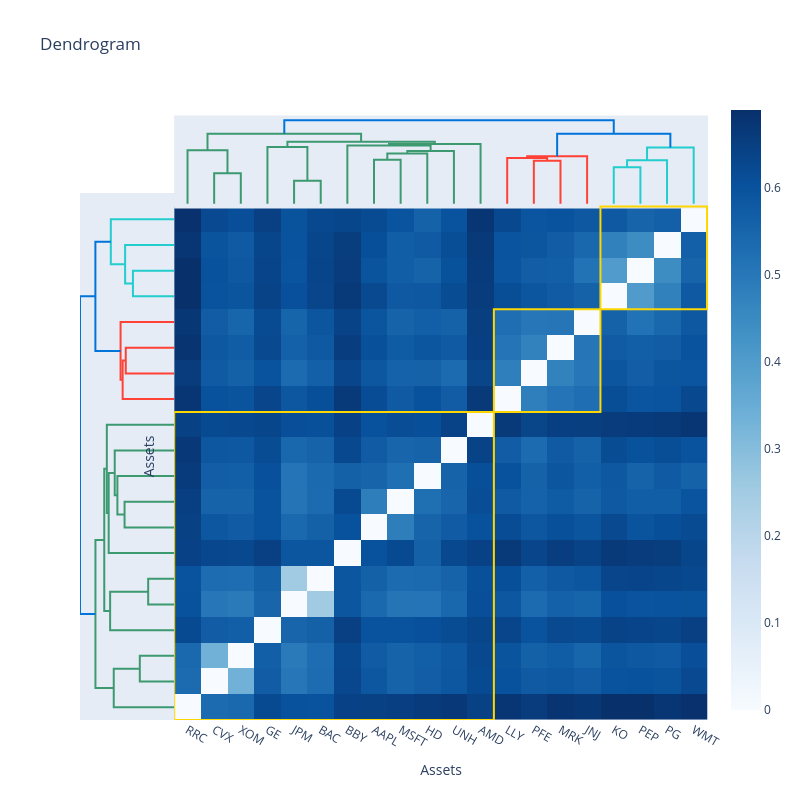

The notebook cell this image was saved under:
### Code cell
fig = model1.hierarchical_clustering_estimator_.plot_dendrogram()
show(fig)

### Figure 1 — Plotly figure (JSON) as saved in the notebook; plotly's stock layout.template omitted (floating-point values rounded to 4 significant figures; data arrays with more than 128 entries replaced by an {"elided": "..."} marker saying what was removed)
{"data": [{"hoverinfo": "text", "marker": {"color": "rgb(61,153,112)"}, "mode": "lines", "type": "scatter", "x": [15, 15, 25, 25], "xaxis": "x", "y": [0, 0.3351, 0.3351, 0], "yaxis": "y2"}, {"hoverinfo": "text", "marker": {"color": "rgb(61,153,112)"}, "mode": "lines", "type": "scatter", "x": [5, 5, 20, 20], "xaxis": "x", "y": [0, 0.589, 0.589, 0.3351], "yaxis": "y2"}, {"hoverinfo": "text", "marker": {"color": "rgb(61,153,112)"}, "mode": "lines", "type": "scatter", "x": [45, 45, 55, 55], "xaxis": "x", "y": [0, 0.2535, 0.2535, 0], "yaxis": "y2"}, {"hoverinfo": "text", "marker": {"color": "rgb(61,153,112)"}, "mode": "lines", "type": "scatter", "x": [35, 35, 50, 50], "xaxis": "x", "y": [0, 0.6241, 0.6241, 0.2535], "yaxis": "y2"}, {"hoverinfo": "text", "marker": {"color": "rgb(61,153,112)"}, "mode": "lines", "type": "scatter", "x": [75, 75, 85, 85], "xaxis": "x", "y": [0, 0.4836, 0.4836, 0], "yaxis": "y2"}, {"hoverinfo": "text", "marker": {"color": "rgb(61,153,112)"}, "mode": "lines", "type": "scatter", "x": [80, 80, 95, 95], "xaxis": "x", "y": [0.4836, 0.5533, 0.5533, 0], "yaxis": "y2"}, {"hoverinfo": "text", "marker": {"color": "rgb(61,153,112)"}, "mode": "lines", "type": "scatter", "x": [87.5, 87.5, 105, 105], "xaxis": "x", "y": [0.5533, 0.5794, 0.5794, 0], "yaxis": "y2"}, {"hoverinfo": "text", "marker": {"color": "rgb(61,153,112)"}, "mode": "lines", "type": "scatter", "x": [65, 65, 96.25, 96.25], "xaxis": "x", "y": [0, 0.6383, 0.6383, 0.5794], "yaxis": "y2"}, {"hoverinfo": "text", "marker": {"color": "rgb(61,153,112)"}, "mode": "lines", "type": "scatter", "x": [80.62, 80.62, 115, 115], "xaxis": "x", "y": [0.6383, 0.6563, 0.6563, 0], "yaxis": "y2"}, {"hoverinfo": "text", "marker": {"color": "rgb(61,153,112)"}, "mode": "lines", "type": "scatter", "x": [42.5, 42.5, 97.81, 97.81], "xaxis": "x", "y": [0.6241, 0.6813, 0.6813, 0.6563], "yaxis": "y2"}, {"hoverinfo": "text", "marker": {"color": "rgb(61,153,112)"}, "mode": "lines", "type": "scatter", "x": [12.5, 12.5, 70.16, 70.16], "xaxis": "x", "y": [0.589, 0.7671, 0.7671, 0.6813], "yaxis": "y2"}, {"hoverinfo": "text", "marker": {"color": "rgb(255,65,54)"}, "mode": "lines", "type": "scatter", "x": [135, 135, 145, 145], "xaxis": "x", "y": [0, 0.472, 0.472, 0], "yaxis": "y2"}, {"hoverinfo": "text", "marker": {"color": "rgb(255,65,54)"}, "mode": "lines", "type": "scatter", "x": [125, 125, 140, 140], "xaxis": "x", "y": [0, 0.5022, 0.5022, 0.472], "yaxis": "y2"}, {"hoverinfo": "text", "marker": {"color": "rgb(255,65,54)"}, "mode": "lines", "type": "scatter", "x": [132.5, 132.5, 155, 155], "xaxis": "x", "y": [0.5022, 0.5223, 0.5223, 0], "yaxis": "y2"}, {"hoverinfo": "text", "marker": {"color": "rgb(35,205,205)"}, "mode": "lines", "type": "scatter", "x": [165, 165, 175, 175], "xaxis": "x", "y": [0, 0.402, 0.402, 0], "yaxis": "y2"}, {"hoverinfo": "text", "marker": {"color": "rgb(35,205,205)"}, "mode": "lines", "type": "scatter", "x": [170, 170, 185, 185], "xaxis": "x", "y": [0.402, 0.4781, 0.4781, 0], "yaxis": "y2"}, {"hoverinfo": "text", "marker": {"color": "rgb(35,205,205)"}, "mode": "lines", "type": "scatter", "x": [177.5, 177.5, 195, 195], "xaxis": "x", "y": [0.4781, 0.6175, 0.6175, 0], "yaxis": "y2"}, {"hoverinfo": "text", "marker": {"color": "rgb(0,116,217)"}, "mode": "lines", "type": "scatter", "x": [143.8, 143.8, 186.2, 186.2], "xaxis": "x", "y": [0.5223, 0.7677, 0.7677, 0.6175], "yaxis": "y2"}, {"hoverinfo": "text", "marker": {"color": "rgb(0,116,217)"}, "mode": "lines", "type": "scatter", "x": [41.33, 41.33, 165, 165], "xaxis": "x", "y": [0.7671, 0.9176, 0.9176, 0.7677], "yaxis": "y2"}, {"hoverinfo": "text", "marker": {"color": "rgb(61,153,112)"}, "mode": "lines", "type": "scatter", "x": [0, -0.3351, -0.3351, 0], "xaxis": "x2", "y": [15, 15, 25, 25], "yaxis": "y"}, {"hoverinfo": "text", "marker": {"color": "rgb(61,153,112)"}, "mode": "lines", "type": "scatter", "x": [0, -0.589, -0.589, -0.3351], "xaxis": "x2", "y": [5, 5, 20, 20], "yaxis": "y"}, {"hoverinfo": "text", "marker": {"color": "rgb(61,153,112)"}, "mode": "lines", "type": "scatter", "x": [0, -0.2535, -0.2535, 0], "xaxis": "x2", "y": [45, 45, 55, 55], "yaxis": "y"}, {"hoverinfo": "text", "marker": {"color": "rgb(61,153,112)"}, "mode": "lines", "type": "scatter", "x": [0, -0.6241, -0.6241, -0.2535], "xaxis": "x2", "y": [35, 35, 50, 50], "yaxis": "y"}, {"hoverinfo": "text", "marker": {"color": "rgb(61,153,112)"}, "mode": "lines", "type": "scatter", "x": [0, -0.4836, -0.4836, 0], "xaxis": "x2", "y": [75, 75, 85, 85], "yaxis": "y"}, {"hoverinfo": "text", "marker": {"color": "rgb(61,153,112)"}, "mode": "lines", "type": "scatter", "x": [-0.4836, -0.5533, -0.5533, 0], "xaxis": "x2", "y": [80, 80, 95, 95], "yaxis": "y"}, {"hoverinfo": "text", "marker": {"color": "rgb(61,153,112)"}, "mode": "lines", "type": "scatter", "x": [-0.5533, -0.5794, -0.5794, 0], "xaxis": "x2", "y": [87.5, 87.5, 105, 105], "yaxis": "y"}, {"hoverinfo": "text", "marker": {"color": "rgb(61,153,112)"}, "mode": "lines", "type": "scatter", "x": [0, -0.6383, -0.6383, -0.5794], "xaxis": "x2", "y": [65, 65, 96.25, 96.25], "yaxis": "y"}, {"hoverinfo": "text", "marker": {"color": "rgb(61,153,112)"}, "mode": "lines", "type": "scatter", "x": [-0.6383, -0.6563, -0.6563, 0], "xaxis": "x2", "y": [80.62, 80.62, 115, 115], "yaxis": "y"}, {"hoverinfo": "text", "marker": {"color": "rgb(61,153,112)"}, "mode": "lines", "type": "scatter", "x": [-0.6241, -0.6813, -0.6813, -0.6563], "xaxis": "x2", "y": [42.5, 42.5, 97.81, 97.81], "yaxis": "y"}, {"hoverinfo": "text", "marker": {"color": "rgb(61,153,112)"}, "mode": "lines", "type": "scatter", "x": [-0.589, -0.7671, -0.7671, -0.6813], "xaxis": "x2", "y": [12.5, 12.5, 70.16, 70.16], "yaxis": "y"}, {"hoverinfo": "text", "marker": {"color": "rgb(255,65,54)"}, "mode": "lines", "type": "scatter", "x": [0, -0.472, -0.472, 0], "xaxis": "x2", "y": [135, 135, 145, 145], "yaxis": "y"}, {"hoverinfo": "text", "marker": {"color": "rgb(255,65,54)"}, "mode": "lines", "type": "scatter", "x": [0, -0.5022, -0.5022, -0.472], "xaxis": "x2", "y": [125, 125, 140, 140], "yaxis": "y"}, {"hoverinfo": "text", "marker": {"color": "rgb(255,65,54)"}, "mode": "lines", "type": "scatter", "x": [-0.5022, -0.5223, -0.5223, 0], "xaxis": "x2", "y": [132.5, 132.5, 155, 155], "yaxis": "y"}, {"hoverinfo": "text", "marker": {"color": "rgb(35,205,205)"}, "mode": "lines", "type": "scatter", "x": [0, -0.402, -0.402, 0], "xaxis": "x2", "y": [165, 165, 175, 175], "yaxis": "y"}, {"hoverinfo": "text", "marker": {"color": "rgb(35,205,205)"}, "mode": "lines", "type": "scatter", "x": [-0.402, -0.4781, -0.4781, 0], "xaxis": "x2", "y": [170, 170, 185, 185], "yaxis": "y"}, {"hoverinfo": "text", "marker": {"color": "rgb(35,205,205)"}, "mode": "lines", "type": "scatter", "x": [-0.4781, -0.6175, -0.6175, 0], "xaxis": "x2", "y": [177.5, 177.5, 195, 195], "yaxis": "y"}, {"hoverinfo": "text", "marker": {"color": "rgb(0,116,217)"}, "mode": "lines", "type": "scatter", "x": [-0.5223, -0.7677, -0.7677, -0.6175], "xaxis": "x2", "y": [143.8, 143.8, 186.2, 186.2], "yaxis": "y"}, {"hoverinfo": "text", "marker": {"color": "rgb(0,116,217)"}, "mode": "lines", "type": "scatter", "x": [-0.7671, -0.9176, -0.9176, -0.7677], "xaxis": "x2", "y": [41.33, 41.33, 165, 165], "yaxis": "y"}, {"colorscale": [[0, "rgb(247,251,255)"], [0.125, "rgb(222,235,247)"], [0.25, "rgb(198,219,239)"], [0.375, "rgb(158,202,225)"], [0.5, "rgb(107,174,214)"], [0.625, "rgb(66,146,198)"], [0.75, "rgb(33,113,181)"], [0.875, "rgb(8,81,156)"], [1, "rgb(8,48,107)"]], "name": "", "type": "heatmap", "x": [5, 15, 25, 35, 45, 55, 65, 75, 85, 95, 105, 115, 125, 135, 145, 155, 165, 175, 185, 195], "y": [5, 15, 25, 35, 45, 55, 65, 75, 85, 95, 105, 115, 125, 135, 145, 155, 165, 175, 185, 195], "z": {"elided": "20x20 float values"}}], "layout": {"autosize": false, "height": 800, "hovermode": "closest", "shapes": [{"line": {"color": "gold", "width": 2}, "type": "rect", "x0": 0, "x1": 120, "y0": 0, "y1": 120}, {"line": {"color": "gold", "width": 2}, "type": "rect", "x0": 120, "x1": 160, "y0": 120, "y1": 160}, {"line": {"color": "gold", "width": 2}, "type": "rect", "x0": 160, "x1": 200, "y0": 160, "y1": 200}], "showlegend": false, "title": {"text": "Dendrogram"}, "width": 800, "xaxis": {"domain": [0.15, 1], "mirror": false, "rangemode": "tozero", "showgrid": false, "showline": false, "showticklabels": true, "tickmode": "array", "ticks": "", "ticktext": ["RRC", "CVX", "XOM", "GE", "JPM", "BAC", "BBY", "AAPL", "MSFT", "HD", "UNH", "AMD", "LLY", "PFE", "MRK", "JNJ", "KO", "PEP", "PG", "WMT"], "tickvals": [5, 15, 25, 35, 45, 55, 65, 75, 85, 95, 105, 115, 125, 135, 145, 155, 165, 175, 185, 195], "title": {"text": "Assets"}, "type": "linear", "zeroline": false}, "xaxis2": {"domain": [0, 0.15], "mirror": false, "showgrid": false, "showline": false, "showticklabels": false, "ticks": "", "zeroline": false}, "yaxis": {"domain": [0, 0.85], "mirror": false, "rangemode": "tozero", "showgrid": false, "showline": false, "showticklabels": false, "ticks": "", "ticktext": ["RRC", "CVX", "XOM", "GE", "JPM", "BAC", "BBY", "AAPL", "MSFT", "HD", "UNH", "AMD", "LLY", "PFE", "MRK", "JNJ", "KO", "PEP", "PG", "WMT"], "tickvals": [5, 15, 25, 35, 45, 55, 65, 75, 85, 95, 105, 115, 125, 135, 145, 155, 165, 175, 185, 195], "title": {"text": "Assets"}, "type": "linear", "zeroline": false}, "yaxis2": {"domain": [0.825, 0.975], "mirror": false, "showgrid": false, "showline": false, "showticklabels": false, "ticks": "", "zeroline": false}}}
